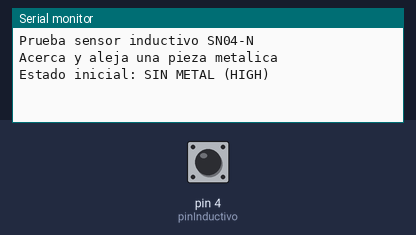
The sketch below on a simulated Arduino Uno, built with avr-gcc and run on an emulated ATmega328P. On the bench: the last lines printed to the serial monitor. Inputs (shaded band) come from the test bench; at power-on: pin 4 (pinInductivo) HIGH.

Above: at 1.2 s.
1.3 s: pin 4 (pinInductivo) pulled LOW for 0.15 s
At 1.43 s:
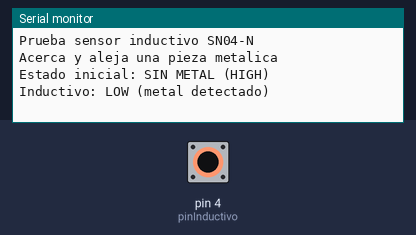
At 2.2 s:
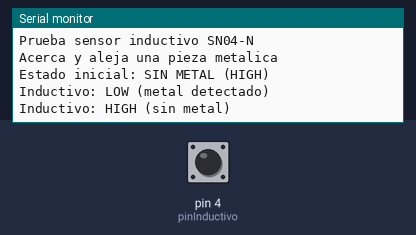

Measured:
- after the input at 1.3 s, the serial monitor: prints a new line at once (image 1)

The sketch:

inductivo.ino
```cpp
const int pinInductivo = 4;

int estadoAnterior;

void setup() {
  Serial.begin(9600);

  pinMode(pinInductivo, INPUT_PULLUP);

  estadoAnterior = digitalRead(pinInductivo);

  Serial.println("Prueba sensor inductivo SN04-N");
  Serial.println("Acerca y aleja una pieza metalica");
  Serial.print("Estado inicial: ");
  Serial.println(estadoAnterior == LOW ? "METAL DETECTADO (LOW)" : "SIN METAL (HIGH)");
}

void loop() {
  int estadoActual = digitalRead(pinInductivo);

  if (estadoActual != estadoAnterior) {
    if (estadoActual == LOW) {
      Serial.println("Inductivo: LOW (metal detectado)");
    } else {
      Serial.println("Inductivo: HIGH (sin metal)");
    }

    estadoAnterior = estadoActual;
  }
}
```
